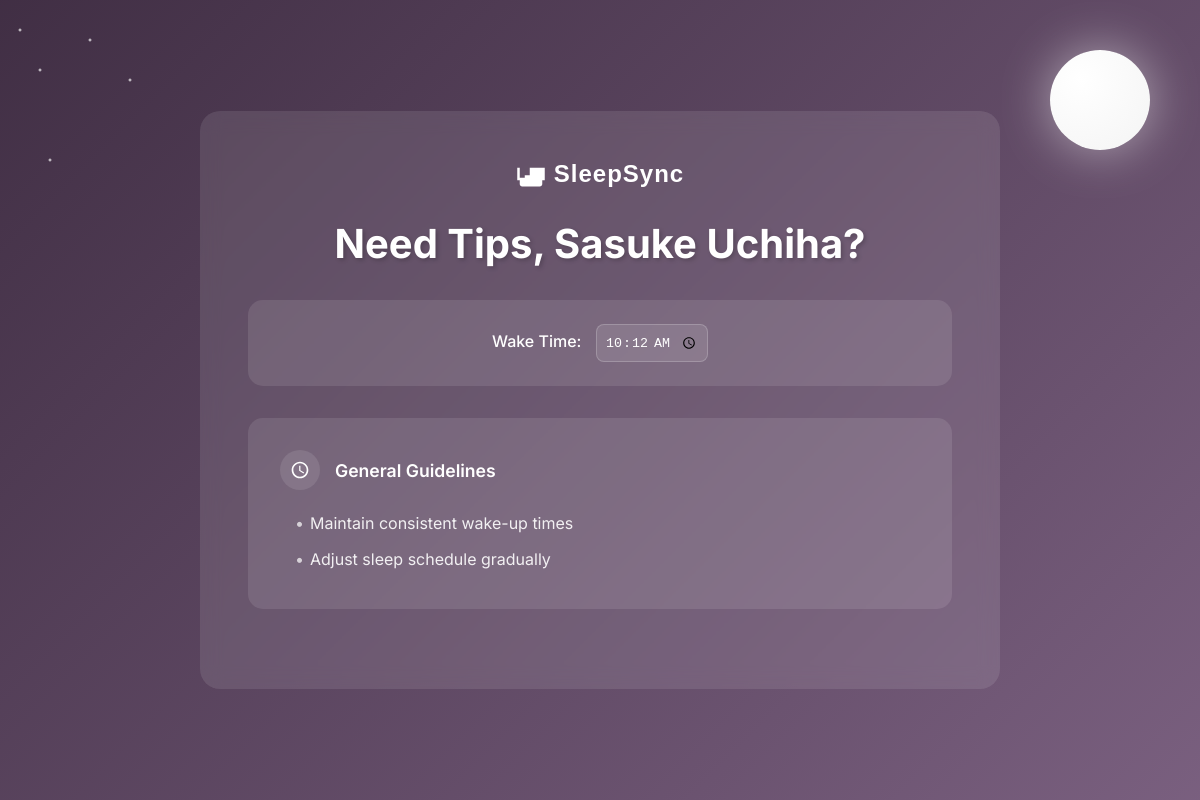
The app's page /tracker/sleep_tips/ (signed in) with its own data.
### tracker/models.py (models this page shows, shortened)
class User(AbstractBaseUser):
    userID = models.AutoField(primary_key=True)  # Explicitly define the primary key
    email = models.EmailField(unique=True)
    first_name = models.CharField(max_length=30, blank=True)
    last_name = models.CharField(max_length=30, blank=True)
    name = models.CharField(max_length=100, blank=True)
    preferredWakeTime = models.TimeField(null=True, blank=True)
    wake_time = models.TimeField(null=True, blank=True)
    sleepTime = models.TimeField(null=True, blank=True)
    sleepGoals = models.TextField(blank=True)
    is_active = models.BooleanField(default=True)
    is_staff = models.BooleanField(default=True)  # Fix the syntax error
    objects = UserManager()
    USERNAME_FIELD = 'email'
    REQUIRED_FIELDS = ['first_name', 'last_name']

### tracker/views.py (the view)
# urls.py: path('sleep_tips/', views.sleep_tips, name='sleep_tips'),
def sleep_tips(request):
    user = request.user
    preferredWakeTime = user.preferredWakeTime
    tips = get_sleep_tips(preferredWakeTime)
    context = {
        'user': user,
        'preferredWakeTime': preferredWakeTime,
        'tips': tips,  # This now contains the structured dictionary of tips
        'categories': {
            'schedule': {
                'name': 'Sleep Schedule',
                'icon': '''<svg viewBox="0 0 24 24">
                    <path d="M12 2C6.5 2 2 6.5 2 12s4.5 10 10 10 10-4.5 10-10S17.5 2 12 2zm0 18c-4.41 0-8-3.59-8-8s3.59-8 8-8 8 3.59 8 8-3.59 8-8 8zm.5-13H11v6l5.2 3.2.8-1.3-4.5-2.7V7z"/>
                </svg>'''
            },
            'environment': {
                'name': 'Sleep Environment',
                'icon': '''<svg viewBox="0 0 24 24">
                    <path d="M20 4v16H4V4h16m2-2H2v20h20V2zm-8 9h-2V9h2v2z"/>
                </svg>'''
            },
            'routine': {
                'name': 'Evening Routine',
                'icon': '''<svg viewBox="0 0 24 24">
                    <path d="M17.66 8L12 2.35 6.34 8A8.02 8.02 0 004 13.64c0 2 .78 4.11 2.34 5.67a7.99 7.99 0 0011.32 0c1.56-1.56 2.34-3.67 2.34-5.67A8.02 8.02 0 0017.66 8zM6 14c.01-2 .62-3.27 1.76-4.4L12 5.27l4.24 4.38C17.38 10.77 17.99 12 18 14H6z"/>
                </svg>'''
            },
            'diet': {
                'name': 'Diet Guidelines',
                'icon': '''<svg viewBox="0 0 24 24">
                    <path d="M20 3H4v10c0 2.21 1.79 4 4 4h6c2.21 0 4-1.79 4-4v-3h2c1.11 0 2-.89 2-2V5c0-1.11-.89-2-2-2zm0 5h-2V5h2v3zM4 19h16v2H4z"/>
                </svg>'''
            },
            'exercise': {
                'name': 'Exercise Tips',
                'icon': '''<svg viewBox="0 0 24 24">
                    <path d="M13.49 5.48c1.1 0 2-.9 2-2s-.9-2-2-2-2 .9-2 2 .9 2 2 2zm-3.6 13.9l1-4.4 2.1 2v6h2v-7.5l-2.1-2 .6-3c1.3 1.5 3.3 2.5 5.5 2.5v-2c-1.9 0-3.5-1-4.3-2.4l-1-1.6c-.4-.6-1-1-1.7-1-.3 0-.5.1-.8.1l-5.2 2.2v4.7h2v-3.4l1.8-.7-1.6 8.1-4.9-1-.4 2 7 1.4z"/>
                </svg>'''
            }
        }
    }
    return render(request, 'tracker/sleep_tips.html', context)

### tracker/templates/tracker/sleep_tips.html (shortened to what this page needs)
<!DOCTYPE html>
<html lang="en">
<head>
    <link rel="stylesheet" href="https://cdnjs.cloudflare.com/ajax/libs/font-awesome/6.0.0/css/all.min.css">
</head>
<body>
    <div class="stars"></div>
    <div class="moon"></div>
    <div class="container">
        <div class="header-section">
            <button class="logo" onclick="window.location.href='{% url 'landing_page' %}'">
                <svg viewBox="0 0 24 24">
                    <path d="M19 7h-8v8H3V7H1v10h2v3c0 1.1.9 2 2 2h14c1.1 0 2-.9 2-2v-3h2V7h-2zM7 19h10v-6H7v6z"/>
                </svg>
                <span class="logo-text">SleepSync</span>
            </button>
            <h1>Need Tips, {{ user.first_name }} {{ user.last_name }}?</h1>
            <form method="POST" action="{% url 'update_wake_time' %}" id="wakeTimeForm">
                <div class="wake-time">
                    <label for="wake_time">Wake Time:</label>
                    <input type="time" id="wake_time" name="wake_time" value="{{ user.preferredWakeTime|time:"H:i" }}" onchange="this.form.submit()" />
                </div>
            </form>
        </div>
        <div class="tips-container">
            {% for category, data in tips.items %}
                <div class="tip-box" onclick="toggleCheck(this)">
                    <div class="tip-header">
                        <div class="tip-icon">
                            {% if category == 'schedule' %}
                                <svg viewBox="0 0 24 24">
                                    <path d="M12 2C6.5 2 2 6.5 2 12s4.5 10 10 10 10-4.5 10-10S17.5 2 12 2zm0 18c-4.41 0-8-3.59-8-8s3.59-8 8-8 8 3.59 8 8-3.59 8-8 8zm.5-13H11v6l5.2 3.2.8-1.3-4.5-2.7V7z"/>
                                </svg>
                            {% elif category == 'environment' %}
                                <svg viewBox="0 0 24 24">
                                    <path d="M20 4v16H4V4h16m2-2H2v20h20V2zm-8 9h-2V9h2v2z"/>
                                </svg>
                            {% elif category == 'routine' %}
                                <svg viewBox="0 0 24 24">
                                    <path d="M17.66 8L12 2.35 6.34 8A8.02 8.02 0 004 13.64c0 2 .78 4.11 2.34 5.67a7.99 7.99 0 0011.32 0c1.56-1.56 2.34-3.67 2.34-5.67A8.02 8.02 0 0017.66 8zM6 14c.01-2 .62-3.27 1.76-4.4L12 5.27l4.24 4.38C17.38 10.77 17.99 12 18 14H6z"/>
                                </svg>
                            {% elif category == 'diet' %}
                                <svg viewBox="0 0 24 24">
                                    <path d="M20 3H4v10c0 2.21 1.79 4 4 4h6c2.21 0 4-1.79 4-4v-3h2c1.11 0 2-.89 2-2V5c0-1.11-.89-2-2-2zm0 5h-2V5h2v3zM4 19h16v2H4z"/>
                                </svg>
                            {% elif category == 'exercise' %}
                                <svg viewBox="0 0 24 24">
                                    <path d="M13.49 5.48c1.1 0 2-.9 2-2s-.9-2-2-2-2 .9-2 2 .9 2 2 2zm-3.6 13.9l1-4.4 2.1 2v6h2v-7.5l-2.1-2 .6-3c1.3 1.5 3.3 2.5 5.5 2.5v-2c-1.9 0-3.5-1-4.3-2.4l-1-1.6c-.4-.6-1-1-1.7-1-.3 0-.5.1-.8.1l-5.2 2.2v4.7h2v-3.4l1.8-.7-1.6 8.1-4.9-1-.4 2 7 1.4z"/>
                                </svg>
                            {% endif %}
                        </div>
                        <div class="tip-title">{{ data.title }}</div>
                    </div>
                    <ul class="tip-list">
                        {% for tip in data.tips %}
                            <li>{{ tip }}</li>
                        {% endfor %}
                    </ul>
                </div>
            {% endfor %}
        </div>
    </div>
</body>
</html>

### tracker/templates/tracker/sleep_tips.html (style rules this page uses)
:root { --primary: #6b4e71; --primary-light: #9b6b9e; --text: #2c1810; --gradient-start: rgba(44, 24, 48, 0.9); --gradient-end: rgba(107, 78, 113, 0.9); }
* { margin: 0; padding: 0; box-sizing: border-box; }
body { font-family: 'Inter', sans-serif; min-height: 100vh; background: linear-gradient(135deg, var(--gradient-start) 0%, var(--gradient-end) 100%), url('/api/placeholder/1920/1080'); background-size: cover; background-position: center; background-repeat: no-repeat; background-attachment: fixed; color: white; display: flex; align-items: center; justify-content: center; padding: 20px; }
.stars { position: fixed; width: 100%; height: 100%; pointer-events: none; background: radial-gradient(2px 2px at 20px 30px, white, rgba(0,0,0,0)), radial-gradient(2px 2px at 40px 70px, white, rgba(0,0,0,0)), radial-gradient(2px 2px at 50px 160px, white, rgba(0,0,0,0)), radial-gradient(2px 2px at 90px 40px, white, rgba(0,0,0,0)), radial-gradient(2px 2px at 130px 80px, white, rgba(0,0,0,0)); animation: twinkle 5s infinite; z-index: 0; }
.moon { position: fixed; top: 50px; right: 50px; width: 100px; height: 100px; background: radial-gradient(circle at 30% 30%, #ffffff, #f4f4f4); border-radius: 50%; box-shadow: 0 0 50px rgba(255, 255, 255, 0.5); animation: moonGlow 4s infinite ease-in-out; z-index: 0; }
.container { width: 100%; max-width: 800px; background: rgba(255, 255, 255, 0.1); backdrop-filter: blur(10px); padding: 3rem; border-radius: 20px; text-align: center; animation: fadeIn 1s ease-out; position: relative; z-index: 1; }
.logo { display: flex; align-items: center; justify-content: center; gap: 8px; margin-bottom: 30px; text-decoration: none; border: none; background: none; width: 100%; transition: transform 0.3s ease; cursor: pointer; }
.logo svg { width: 30px; height: 30px; fill: white; }
.logo-text { font-size: 24px; font-weight: bold; color: white; letter-spacing: 1px; }
h1 { font-size: 2.5rem; color: white; margin-bottom: 2rem; text-shadow: 2px 2px 4px rgba(0, 0, 0, 0.2); }
.wake-time { background: rgba(255, 255, 255, 0.1); padding: 1.5rem; border-radius: 15px; margin: 2rem 0; animation: slideIn 0.6s ease-out; }
.wake-time label { font-weight: 500; margin-right: 10px; }
.wake-time input { background: rgba(255, 255, 255, 0.1); border: 1px solid rgba(255, 255, 255, 0.2); padding: 8px; border-radius: 8px; color: white; }
.tips-container { display: grid; grid-template-columns: repeat(auto-fit, minmax(300px, 1fr)); gap: 20px; margin: 2rem 0; }
.tip-box { background: rgba(255, 255, 255, 0.1); padding: 2rem; border-radius: 15px; text-align: left; transition: all 0.3s ease; cursor: pointer; }
.tip-header { display: flex; align-items: center; gap: 15px; margin-bottom: 15px; }
.tip-icon { width: 40px; height: 40px; display: flex; align-items: center; justify-content: center; background: rgba(255, 255, 255, 0.1); border-radius: 50%; transition: all 0.3s ease; }
.tip-icon svg { width: 20px; height: 20px; fill: white; }
.tip-title { font-weight: 600; font-size: 1.1rem; }
.tip-list { list-style: none; padding-left: 15px; }
.tip-list li { position: relative; padding: 8px 0; padding-left: 15px; color: rgba(255, 255, 255, 0.9); }
.tip-list li:before { content: "•"; position: absolute; left: 0; color: rgba(255, 255, 255, 0.7); }

### records on screen
User: first_name "Sasuke", last_name "Uchiha", wake_time "10:12"

### other values on screen
{{ data.title }} "General Guidelines"
{{ tip }} "Maintain consistent wake-up times" "Adjust sleep schedule gradually"
